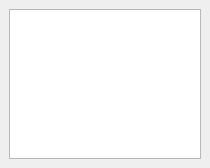
<?xml version="1.0" encoding="UTF-8"?>
<ui version="4.0">
 <class>GameList_Class</class>
 <widget class="QWidget" name="GameList_Class">
  <property name="geometry">
   <rect>
    <x>0</x>
    <y>0</y>
    <width>210</width>
    <height>168</height>
   </rect>
  </property>
  <property name="windowMySpeed" stdset="0">
   <string>Form</string>
  </property>
  <layout class="QVBoxLayout" name="verticalLayout">
   <property name="spacing">
    <number>6</number>
   </property>
   <property name="leftMargin">
    <number>9</number>
   </property>
   <property name="topMargin">
    <number>9</number>
   </property>
   <property name="rightMargin">
    <number>9</number>
   </property>
   <property name="bottomMargin">
    <number>9</number>
   </property>
   <item>
    <widget class="QListWidget" name="imageList"/>
   </item>
  </layout>
 </widget>
 <resources/>
 <connections/>
</ui>
